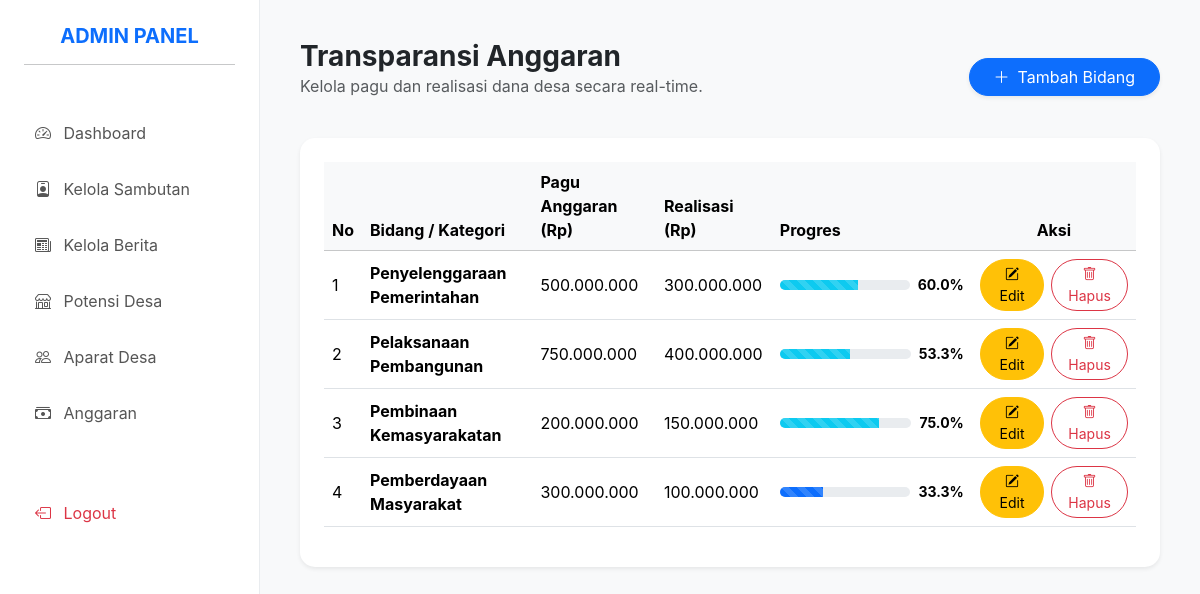
/admin/kelola_anggaran.php (signed in), run on the app's committed database.
### tables this page shows
CREATE TABLE `tabel_anggaran` (
  `id` int NOT NULL,
  `bidang` varchar(255) NOT NULL,
  `pagu_anggaran` bigint NOT NULL,
  `realisasi` bigint DEFAULT '0',
  `tahun` year NOT NULL
);

### admin/kelola_anggaran.php (the view)
<?php include('components/header.php'); ?>
<?php include('components/sidebar.php'); ?>
<div class="d-flex justify-content-between align-items-center mb-4">
    <div>
        <h3 class="fw-bold mb-0">Transparansi Anggaran</h3>
        <p class="text-muted">Kelola pagu dan realisasi dana desa secara real-time.</p>
    </div>
    <a href="tambah_anggaran.php" class="btn btn-primary rounded-pill px-4 shadow-sm">
        <i class="bi bi-plus-lg me-2"></i>Tambah Bidang
    </a>
</div>
<div class="row">
    <div class="col-12">
        <div class="card stat-card p-4 border-0 shadow-sm">
            <div class="table-responsive">
                <table class="table table-hover align-middle">
                    <thead class="table-light">
                        <tr>
                            <th>No</th>
                            <th>Bidang / Kategori</th>
                            <th>Pagu Anggaran (Rp)</th>
                            <th>Realisasi (Rp)</th>
                            <th>Progres</th>
                            <th class="text-center">Aksi</th>
                        </tr>
                    </thead>
                    <tbody>
                        <?php
                        $no = 1;
                        $sql = mysqli_query($koneksi, "SELECT * FROM tabel_anggaran ORDER BY id ASC");
                        while($d = mysqli_fetch_array($sql)){
                            $persen = ($d['pagu_anggaran'] > 0) ? ($d['realisasi'] / $d['pagu_anggaran']) * 100 : 0;
                            $warna_bar = "bg-primary";
                            if($persen >= 100) { $warna_bar = "bg-success"; }
                            elseif($persen >= 50) { $warna_bar = "bg-info"; }
                            elseif($persen < 20) { $warna_bar = "bg-danger"; }
                        ?>
                        <tr>
                            <td><?php echo $no++; ?></td>
                            <td class="fw-bold"><?php echo $d['bidang']; ?></td>
                            <td><?php echo number_format($d['pagu_anggaran'], 0, ',', '.'); ?></td>
                            <td><?php echo number_format($d['realisasi'], 0, ',', '.'); ?></td>
                            <td style="width: 200px;">
                                <div class="d-flex align-items-center">
                                    <div class="progress flex-grow-1 me-2" style="height: 10px; border-radius: 10px;">
                                        <div class="progress-bar <?php echo $warna_bar; ?> progress-bar-striped" style="width: <?php echo $persen; ?>%"></div>
                                    </div>
                                    <small class="fw-bold"><?php echo number_format($persen, 1); ?>%</small>
                                </div>
                            </td>
                            <td class="text-center">
                                <div class="btn-group" role="group">
                                    <a href="edit_anggaran.php?id=<?php echo $d['id']; ?>" class="btn btn-sm btn-warning rounded-pill me-2 px-3">
                                        <i class="bi bi-pencil-square"></i> Edit
                                    </a>
                                    <a href="hapus_anggaran.php?id=<?php echo $d['id']; ?>" class="btn btn-sm btn-outline-danger rounded-pill px-3" onclick="return confirm('Apakah Anda yakin ingin menghapus bidang anggaran ini?')">
                                        <i class="bi bi-trash"></i> Hapus
                                    </a>
                                </div>
                            </td>
                        </tr>
                        <?php } ?>
                    </tbody>
                </table>
            </div>
        </div>
    </div>
</div>
<?php include('components/footer.php'); ?>

### admin/components/header.php (style rules this page uses)
:root { --primary-color: #00BFFF; }
body { background-color: #f8f9fa; font-family: 'Inter', sans-serif; }
.stat-card { border: none; border-radius: 15px; box-shadow: 0 5px 20px rgba(0,0,0,0.03); }

### data on the page
tabel_anggaran: bidang "Penyelenggaraan Pemerintahan", pagu_anggaran "500.000.000", realisasi "300.000.000", persen "60.0"
tabel_anggaran: bidang "Pelaksanaan Pembangunan", pagu_anggaran "750.000.000", realisasi "400.000.000", persen "53.3"
tabel_anggaran: bidang "Pembinaan Kemasyarakatan", pagu_anggaran "200.000.000", realisasi "150.000.000", persen "75.0"
tabel_anggaran: bidang "Pemberdayaan Masyarakat", pagu_anggaran "300.000.000", realisasi "100.000.000", persen "33.3"
